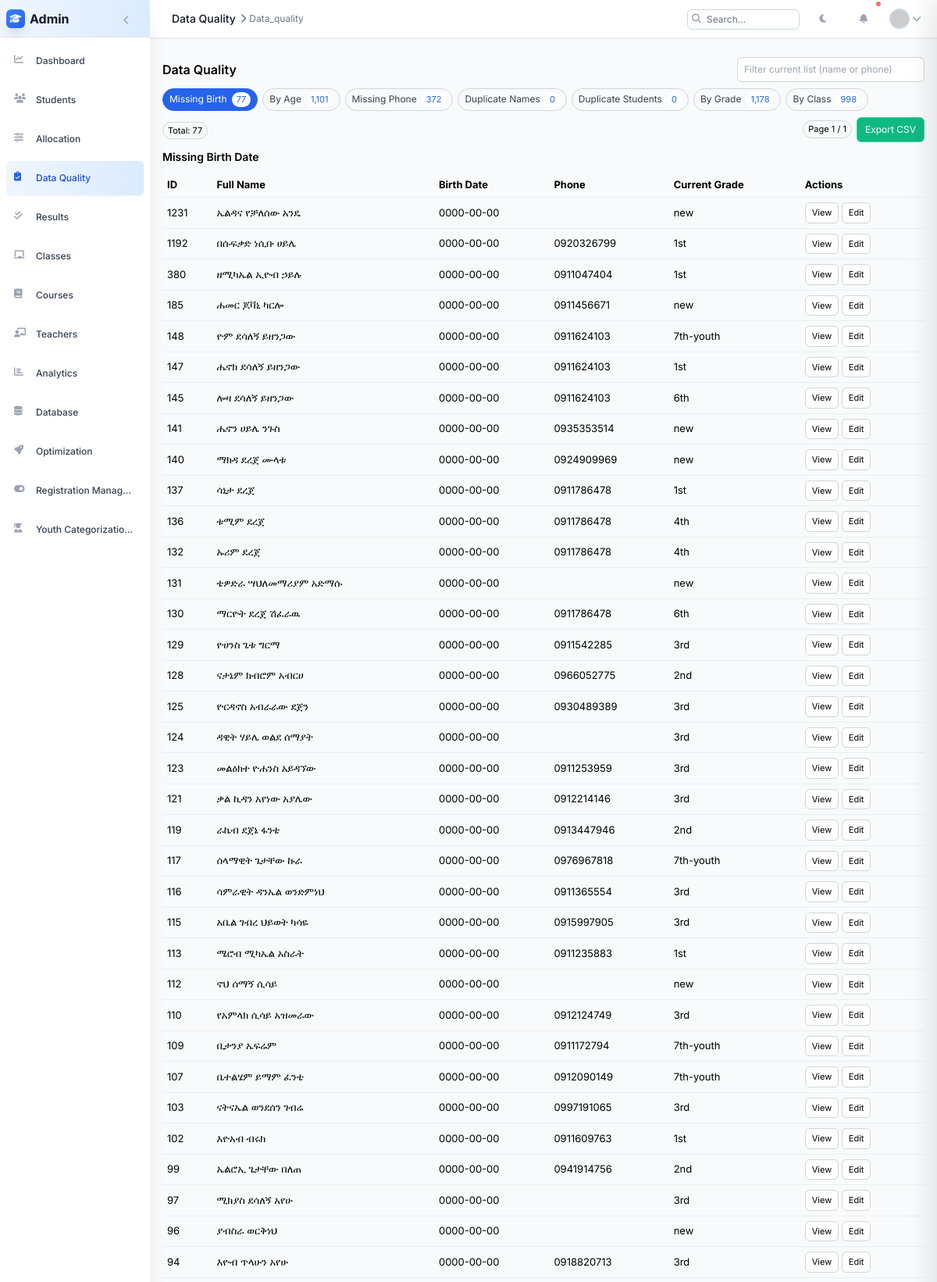
The page /data_quality.php?per=all&page=1 (signed in, upper part) on the database its author committed.
### tables this page shows
CREATE TABLE `students` (
  `id` int(11) NOT NULL,
  `photo_path` varchar(255) DEFAULT NULL,
  `full_name` text NOT NULL,
  `christian_name` text DEFAULT NULL,
  `gender` enum('male','female') NOT NULL,
  `birth_date` date NOT NULL,
  `current_grade` varchar(32) NOT NULL DEFAULT 'new',
  `current_result_status` enum('pass','fail') DEFAULT NULL,
  `is_new_registration` tinyint(1) NOT NULL DEFAULT 0,
  `is_flagged` tinyint(1) NOT NULL DEFAULT 0,
  `school_year_start` int(11) DEFAULT NULL,
  `regular_school_name` text DEFAULT NULL,
  `regular_school_grade` text DEFAULT NULL,
  `phone_number` varchar(20) DEFAULT NULL,
  `has_spiritual_father` enum('own','family','none') NOT NULL,
  `spiritual_father_name` text DEFAULT NULL,
  `spiritual_father_phone` varchar(20) DEFAULT NULL,
  `spiritual_father_church` text DEFAULT NULL,
  `sub_city` text DEFAULT NULL,
  `district` text DEFAULT NULL,
  `specific_area` text DEFAULT NULL,
  `house_number` text DEFAULT NULL,
  `living_with` enum('both_parents','father_only','mother_only','relative_or_guardian') NOT NULL,
  `special_interests` text DEFAULT NULL,
  `siblings_in_school` text DEFAULT NULL,
  `physical_disability` text DEFAULT NULL,
  `weak_side` text DEFAULT NULL,
  `transferred_from_other_school` text DEFAULT NULL,
  `came_from_other_religion` text DEFAULT NULL,
  `created_at` timestamp NOT NULL DEFAULT current_timestamp(),
  `education_level` text DEFAULT NULL,
  `field_of_study` text DEFAULT NULL,
  `emergency_name` text DEFAULT NULL,
  `emergency_phone` text DEFAULT NULL,
  `emergency_alt_phone` text DEFAULT NULL,
  `emergency_address` text DEFAULT NULL,
  `flagged` tinyint(1) DEFAULT 0,
  `normalized_name` varchar(255) GENERATED ALWAYS AS (lcase(trim(`full_name`))) STORED
);

### data_quality.php (the view, shortened to what the rows shown need)
<?php
require 'config.php';
require 'includes/admin_layout.php';
require 'includes/students_helpers.php';
$export = (isset($_GET['export']) && $_GET['export'] === '1');
$view = $_GET['view'] ?? '';
$view = $view === '' ? 'missing_birth' : $view;
$page = max(1, (int)($_GET['page'] ?? 1));
$perParam = $_GET['per'] ?? '25';
if (is_string($perParam) && strtolower($perParam) === 'all') {
  $per = 100000;
} else {
  $per = max(1, (int)$perParam ?: 25);
}
$off = ($page-1)*$per;
?>
<div class="dq-wrap">
  <div class="toolbar">
    <h2 style="margin:0;font-size:16px;font-weight:600">Data Quality</h2>
  </div>
  <?php
    $heading=''; $rows=[]; $total=0; $sql=''; $whereExtra=''; $params=[]; $countSql='';
    if ($view==='missing_birth') {
        $sql = "FROM students s WHERE (s.birth_date IS NULL OR s.birth_date='0000-00-00')";
    } elseif ($view==='missing_phone') {
        $heading='Missing Phone Number';
        $sql = "FROM students s WHERE (s.phone_number IS NULL OR s.phone_number='')";
    } elseif ($view==='by_class') {
        $heading='Filter by Class and Fix Grades';
        $sql = '';
    } elseif ($view==='by_grade') {
        $heading='Filter by Current Grade and Fix Grades';
        $sql = '';
    } elseif ($view==='by_age') {
        $heading='Filter by Age';
        $sql = '';
    }
    if ($sql!=='') {
        if ($view==='duplicate_students') {
            $stmt = $pdo->prepare("SELECT s.id, s.full_name, s.birth_date, s.phone_number, s.current_grade, d.nm, d.keep_id, d.c ".$sql." ORDER BY d.nm ASC, (s.id=d.keep_id) DESC, s.id ASC LIMIT :lim OFFSET :off");
        } else {
            $stmt = $pdo->prepare("SELECT s.id, s.full_name, s.birth_date, s.phone_number, s.current_grade ".$sql." ORDER BY s.created_at DESC LIMIT :lim OFFSET :off");
        }
        $stmt->bindValue(':lim',$per,PDO::PARAM_INT);
        $stmt->bindValue(':off',$off,PDO::PARAM_INT);
        $stmt->execute();
        $rows = $stmt->fetchAll(PDO::FETCH_ASSOC);
    }
  ?>
  <?php if ($view==='duplicate_students'): ?>
    <?php if (isset($_GET['msg'])): ?><div class="badge" style="margin-bottom:6px; background:#ecfeff; border-color:#a5f3fc; color:#0369a1"><?=
        htmlspecialchars($_GET['msg'],ENT_QUOTES,'UTF-8')?></div><?php endif; ?>
    <form method="post" onsubmit="return confirm('Delete selected duplicate records permanently? This cannot be undone.');">
      <input type="hidden" name="dq_action" value="delete_duplicates">
      <div class="toolbar" style="margin-top:6px">
        <div style="display:flex; gap:6px; align-items:center; flex-wrap:wrap;">
          <button type="button" class="btn" onclick="dqSelectAllDuplicates()">Select All Duplicates</button>
          <button type="submit" class="btn" style="background:#fee2e2; border-color:#fecaca; color:#b91c1c">Delete Selected Duplicates</button>
        </div>
      </div>
      <table class="tbl">
        <thead><tr><th style="width:28px"></th><th>Group Key</th><th>ID</th><th>Full Name</th><th>Birth Date</th><th>Phone</th><th>Current Grade</th><th>Keep/Dup</th><th>Actions</th></tr></thead>
        <tbody>
          <?php
            $curNm = null; $groupCount = 0;
            foreach ($rows as $r):
              $nm = (string)($r['nm'] ?? '');
              $isKeeper = ((int)$r['id'] === (int)($r['keep_id'] ?? 0));
              $isDup = !$isKeeper;
              if ($nm !== $curNm) {
                if ($curNm !== null) {
                  echo '<tr><td colspan="9" style="background:#f3f4f6; height:4px"></td></tr>';
                }
                $curNm = $nm; $groupCount = (int)($r['c'] ?? 0);
                echo '<tr style="background:#fff7ed">'
                   . '<td></td><td colspan="8" style="font-size:12px; font-weight:600; color:#9a3412">Group: '
                   . htmlspecialchars($nm,ENT_QUOTES,'UTF-8') . ' • '
                   . 'Count: ' . (int)$groupCount
                   . '</td></tr>';
              }
          ?>
          <tr class="<?= $isKeeper ? 'keeper' : 'dup' ?>" style="background:<?= $isKeeper ? '#ecfdf5' : '#fff1f2' ?>">
            <td>
              <?php if ($isDup): ?>
                <input type="checkbox" name="selected_ids[]" value="<?= (int)$r['id'] ?>" data-nm="<?= htmlspecialchars($nm,ENT_QUOTES,'UTF-8') ?>" data-keeper="0">
              <?php endif; ?>
            </td>
            <td><?= htmlspecialchars($nm,ENT_QUOTES,'UTF-8') ?></td>
            <td><?= (int)$r['id'] ?></td>
            <td><?= htmlspecialchars($r['full_name']??'',ENT_QUOTES,'UTF-8') ?></td>
            <td><?= htmlspecialchars($r['birth_date']??'',ENT_QUOTES,'UTF-8') ?></td>
            <td><?= htmlspecialchars($r['phone_number']??'',ENT_QUOTES,'UTF-8') ?></td>
            <td><?= htmlspecialchars($r['current_grade']??'',ENT_QUOTES,'UTF-8') ?></td>
            <td><?= $isKeeper ? '<span class="badge" style="background:#dcfce7;border-color:#86efac;color:#166534">Keep</span>' : '<span class="badge" style="background:#ffe4e6;border-color:#fecdd3;color:#9f1239">Duplicate</span>' ?></td>
            <td>
              <button type="button" class="btn" style="padding:4px 8px;font-size:11px" onclick="openDQDrawer('view', <?= (int)$r['id'] ?>)">View</button>
              <button type="button" class="btn" style="padding:4px 8px;font-size:11px" onclick="openDQDrawer('edit', <?= (int)$r['id'] ?>)">Edit</button>
            </td>
          </tr>
          <?php endforeach; ?>
          <?php if (!$rows): ?>
            <tr><td colspan="9" style="color:#6b7280">No duplicate groups.</td></tr>
          <?php endif; ?>
        </tbody>
      </table>
    </form>
    <script>
      function dqSelectAllDuplicates(){
        document.querySelectorAll('input[name="selected_ids[]"][data-keeper="0"]').forEach(cb=>{ cb.checked=true; });
      }
    </script>
  <?php else: ?>
    <?php if ($view==='by_class'): ?>
      <?php
        $selected_class = (int)($_GET['class_id'] ?? 0);
        $classes = [];
        try {
            $stmt = $pdo->query("SELECT id, name, grade, section FROM classes ORDER BY grade, section, name");
            $classes = $stmt->fetchAll(PDO::FETCH_ASSOC);
        } catch (Exception $e) {}
      ?>
      <div class="toolbar" style="gap:8px; flex-wrap:wrap">
        <form method="get" style="display:flex; gap:6px; align-items:center; flex-wrap:wrap">
          <input type="hidden" name="view" value="by_class">
          <label for="class_id" style="font-size:12px; color:#374151">Class</label>
          <select id="class_id" name="class_id" class="btn" style="min-width:240px">
            <option value="0">Select a class...</option>
            <?php foreach ($classes as $c): $cid=(int)$c['id']; $g=htmlspecialchars((string)($c['grade']??''),ENT_QUOTES,'UTF-8'); $sec=htmlspecialchars((string)($c['section']??''),ENT_QUOTES,'UTF-8'); $nm=htmlspecialchars((string)($c['name']??''),ENT_QUOTES,'UTF-8'); ?>
              <option value="<?=$cid?>" <?= $cid===$selected_class ? 'selected' : '' ?>><?= "Grade $g" . ($sec!==''?" - Sec $sec":"") . (" - $nm") ?></option>
            <?php endforeach; ?>
          </select>
          <button type="submit" class="btn">Apply</button>
        </form>
        <div style="display:flex; gap:6px; align-items:center; flex-wrap:wrap">
          <span class="badge" id="byClassCount" style="display:none"></span>
          <?php if ($selected_class>0): $exp=$_GET; $exp['export']='1'; $exp_q=http_build_query($exp); ?>
            <a class="btn" href="?<?=$exp_q?>" style="background:#10b981; border-color:#34d399; color:#fff">Export CSV</a>
          <?php endif; ?>
        </div>
      </div>
      <?php
        $by_rows = [];
        if ($selected_class > 0) {
            try {
                $stmt = $pdo->prepare("SELECT s.id, s.full_name, s.phone_number, s.current_grade FROM class_enrollments ce JOIN students s ON ce.student_id = s.id WHERE ce.class_id = ? AND ce.status = 'active' ORDER BY s.full_name");
                $stmt->execute([$selected_class]);
                $by_rows = $stmt->fetchAll(PDO::FETCH_ASSOC);
            } catch (Exception $e) { $by_rows = []; }
            if ($export) {
                if (function_exists('ob_get_level')) { while (ob_get_level()>0) { ob_end_clean(); } }
                header('Content-Type: text/csv; charset=UTF-8');
                header('Content-Disposition: attachment; filename="by_class_'.date('Ymd_His').'.csv"');
                header('Pragma: no-cache'); header('Expires: 0');
                $tmp=fopen('php://temp','r+');
                fputcsv($tmp, ['Full Name','Phone','Current Grade','ID']);
                foreach ($by_rows as $r) {
                    fputcsv($tmp, [ (string)($r['full_name']??''), (string)($r['phone_number']??''), (string)($r['current_grade']??''), (int)($r['id']??0) ]);
                }
                rewind($tmp); $csv=stream_get_contents($tmp); fclose($tmp);
                echo "\xEF\xBB\xBF" . $csv; exit;
            }
        }
      ?>
      <table class="tbl">
        <thead><tr><th>ID</th><th>Full Name</th><th>Phone</th><th>Current Grade</th><th style="width:160px">Change Grade</th><th>Save</th></tr></thead>
        <tbody>
          <?php foreach ($by_rows as $r): $sid=(int)$r['id']; ?>
          <tr>
            <td><?= $sid ?></td>
            <td><?= htmlspecialchars($r['full_name']??'',ENT_QUOTES,'UTF-8') ?></td>
            <td><?= htmlspecialchars($r['phone_number']??'',ENT_QUOTES,'UTF-8') ?></td>
            <td><span class="badge"><?= htmlspecialchars($r['current_grade']??'',ENT_QUOTES,'UTF-8') ?: '—' ?></span></td>
            <td>
              <select class="btn dq-grade" data-student-id="<?= $sid ?>" style="min-width:140px">
                <option value="">Select grade…</option>
              </select>
            </td>
            <td>
              <button type="button" class="btn dq-save" data-student-id="<?= $sid ?>">Save</button>
            </td>
          </tr>
          <?php endforeach; ?>
          <?php if (!$by_rows && $selected_class>0): ?>
            <tr><td colspan="6" style="color:#6b7280">No students in this class.</td></tr>
          <?php elseif ($selected_class===0): ?>
            <tr><td colspan="6" style="color:#6b7280">Select a class to view students.</td></tr>
          <?php endif; ?>
        </tbody>
      </table>
      <script>
        (function(){
          // Load grade options into all selects
          function loadGrades(){
            fetch('students.php', {method:'POST', headers:{'Content-Type':'application/x-www-form-urlencoded'}, body:'action=get_grade_options'})
              .then(r=>r.json()).then(d=>{
                if (!d || !d.success) throw new Error('failed');
                document.querySelectorAll('.dq-grade').forEach(sel=>{
                  const current = sel.closest('tr')?.querySelector('td:nth-child(4) .badge')?.textContent.trim();
                  const seen = new Set(Array.from(sel.options).map(o=>o.value));
                  ['new'].concat(d.grades||[]).filter(Boolean).forEach(g=>{ if (!seen.has(String(g))) { const o=document.createElement('option'); o.value=g; o.textContent=g; sel.appendChild(o);} });
                  if (current && !sel.value) sel.value = current;
                });
              })
              .catch(()=>{ /* ignore */});
          }
          loadGrades();
          // Save handlers
          document.querySelectorAll('.dq-save').forEach(btn=>{
            btn.addEventListener('click', function(){
              const sid = this.getAttribute('data-student-id');
              const sel = document.querySelector('.dq-grade[data-student-id="'+sid+'"]');
              if (!sid || !sel) return;
              const val = sel.value || '';
              this.disabled = true;
              fetch('students.php', {method:'POST', headers:{'Content-Type':'application/x-www-form-urlencoded'}, body: new URLSearchParams({action:'update_student', table:'students', student_id:sid, current_grade:val}).toString()})
                .then(r=>r.json()).then(d=>{
                  if (!d || !d.success) throw new Error('update failed');
                  // Update current badge
                  const badge = sel.closest('tr').querySelector('td:nth-child(4) .badge');
                  if (badge) badge.textContent = val || '—';
                })
                .catch(()=>{ alert('Failed to save grade'); })
                .finally(()=>{ this.disabled = false; });
            });
          });
        })();
      </script>
    <?php else: ?>
    <table class="tbl">
      <thead><tr><th>ID</th><th>Full Name</th><th>Birth Date</th><th>Phone</th><th>Current Grade</th><th>Actions</th></tr></thead>
      <tbody>
        <?php foreach ($rows as $r): ?>
        <tr>
          <td><?= (int)$r['id'] ?></td>
          <td><?= htmlspecialchars($r['full_name']??'',ENT_QUOTES,'UTF-8') ?></td>
          <td><?= htmlspecialchars($r['birth_date']??'',ENT_QUOTES,'UTF-8') ?></td>
          <td><?= htmlspecialchars($r['phone_number']??'',ENT_QUOTES,'UTF-8') ?></td>
          <td><?= htmlspecialchars($r['current_grade']??'',ENT_QUOTES,'UTF-8') ?></td>
          <td>
            <button class="btn" style="padding:4px 8px;font-size:11px" onclick="openDQDrawer('view', <?=$r['id']?>)">View</button>
            <button class="btn" style="padding:4px 8px;font-size:11px" onclick="openDQDrawer('edit', <?=$r['id']?>)">Edit</button>
          </td>
        </tr>
        <?php endforeach; ?>
      </tbody>
    </table>
  <?php endif; ?>
  <?php endif; ?>
</div>
<?php
$content = ob_get_clean();
echo renderAdminLayout('Data Quality', $content);

### rows shown on the page
students: id "1231", full_name "ኤልዳና የቻለሰው አንዴ", birth_date "0000-00-00", current_grade "new"
students: id "1192", full_name "በሱፍቃድ ነሲቡ ሀይሌ", birth_date "0000-00-00", phone_number "0920326799", current_grade "1st"
students: id "380", full_name "ዘሚካኤል ኢዮብ ኃይሉ", birth_date "0000-00-00", phone_number "0911047404", current_grade "1st"
students: id "185", full_name "ሐመር ጆቫኒ ካርሎ", birth_date "0000-00-00", phone_number "0911456671", current_grade "new"
students: id "148", full_name "ዮም ደሳለኝ ይዘንጋው", birth_date "0000-00-00", phone_number "0911624103", current_grade "7th-youth"
students: id "147", full_name "ሔኖክ ደሳለኝ ይዘንጋው", birth_date "0000-00-00", phone_number "0911624103", current_grade "1st"
students: id "145", full_name "ሎዛ ደሳለኝ ይዘንጋው", birth_date "0000-00-00", phone_number "0911624103", current_grade "6th"
students: id "141", full_name "ሔኖን ሀይሌ ንጉስ", birth_date "0000-00-00", phone_number "0935353514", current_grade "new"
students: id "140", full_name "ማክዳ ደረጀ ሙላቱ", birth_date "0000-00-00", phone_number "0924909969", current_grade "new"
students: id "137", full_name "ሳኒታ ደረጀ", birth_date "0000-00-00", phone_number "0911786478", current_grade "1st"
students: id "136", full_name "ቱሚም ደረጀ", birth_date "0000-00-00", phone_number "0911786478", current_grade "4th"
students: id "132", full_name "ኡሪም ደረጀ", birth_date "0000-00-00", phone_number "0911786478", current_grade "4th"
students: id "131", full_name "ቴዎድራ ሣህለመማሪያም አድማሱ", birth_date "0000-00-00", current_grade "new"
students: id "130", full_name "ማርዮት ደረጀ ሽፈራዉ", birth_date "0000-00-00", phone_number "0911786478", current_grade "6th"
students: id "129", full_name "ዮሀንስ ጌቱ ግርማ", birth_date "0000-00-00", phone_number "0911542285", current_grade "3rd"
students: id "128", full_name "ናታኔም ክብሮም አብርሀ", birth_date "0000-00-00", phone_number "0966052775", current_grade "2nd"
students: id "125", full_name "ዮርዳኖስ አብራራው ደጀን", birth_date "0000-00-00", phone_number "0930489389", current_grade "3rd"
students: id "124", full_name "ዳዊት ሃይሌ ወልደ ሰማያት", birth_date "0000-00-00", current_grade "3rd"
students: id "123", full_name "መልዕክተ ዮሐንስ አይዳኘው", birth_date "0000-00-00", phone_number "0911253959", current_grade "3rd"
students: id "121", full_name "ቃል ኪዳን አየነው አያሌው", birth_date "0000-00-00", phone_number "0912214146", current_grade "3rd"
students: id "119", full_name "ራኬብ ደጀኔ ፋንቴ", birth_date "0000-00-00", phone_number "0913447946", current_grade "2nd"
students: id "117", full_name "ሰላማዊት ጌታቸው ኩራ", birth_date "0000-00-00", phone_number "0976967818", current_grade "7th-youth"
students: id "116", full_name "ሳምራዊት ዳንኤል ወንድምነህ", birth_date "0000-00-00", phone_number "0911365554", current_grade "3rd"
students: id "115", full_name "አቤል ገብረ ህይወት ካሳዬ", birth_date "0000-00-00", phone_number "0915997905", current_grade "3rd"
students: id "113", full_name "ሜሮብ ሚካኤል አስራት", birth_date "0000-00-00", phone_number "0911235883", current_grade "1st"
students: id "112", full_name "ኖህ ሰማኝ ሲሳይ", birth_date "0000-00-00", current_grade "new"
students: id "110", full_name "የአምላክ ሲሳይ አዝመራው", birth_date "0000-00-00", phone_number "0912124749", current_grade "3rd"
students: id "109", full_name "ቢታንያ ኤፍሬም", birth_date "0000-00-00", phone_number "0911172794", current_grade "7th-youth"
students: id "107", full_name "ቤተልሄም ይማም ፈንቴ", birth_date "0000-00-00", phone_number "0912090149", current_grade "7th-youth"
students: id "103", full_name "ናትናኤል ወንደሰን ገብሬ", birth_date "0000-00-00", phone_number "0997191065", current_grade "3rd"
students: id "102", full_name "እዮአብ ብሩክ", birth_date "0000-00-00", phone_number "0911609763", current_grade "1st"
students: id "99", full_name "ኤልሮኢ ጌታቸው በለጠ", birth_date "0000-00-00", phone_number "0941914756", current_grade "2nd"
students: id "97", full_name "ሚክያስ ደሳለኝ አየሁ", birth_date "0000-00-00", current_grade "3rd"
students: id "96", full_name "ያብስራ ወርቅነህ", birth_date "0000-00-00", current_grade "new"
students: id "94", full_name "እዮብ ጥላሁን አየሁ", birth_date "0000-00-00", phone_number "0918820713", current_grade "3rd"

### other values the page prints
$item['title'] "Dashboard"
$item['title'] "Students"
$item['title'] "Allocation"
$item['title'] "Data Quality"
$item['title'] "Results"
$item['title'] "Classes"
$item['title'] "Courses"
$item['title'] "Teachers"
$item['title'] "Analytics"
$item['title'] "Database"
$item['title'] "Optimization"
$item['title'] "Registration Manag…"
$item['title'] "Youth Categorizatio…"
$title "Data Quality"
$active_page "Data_quality"
